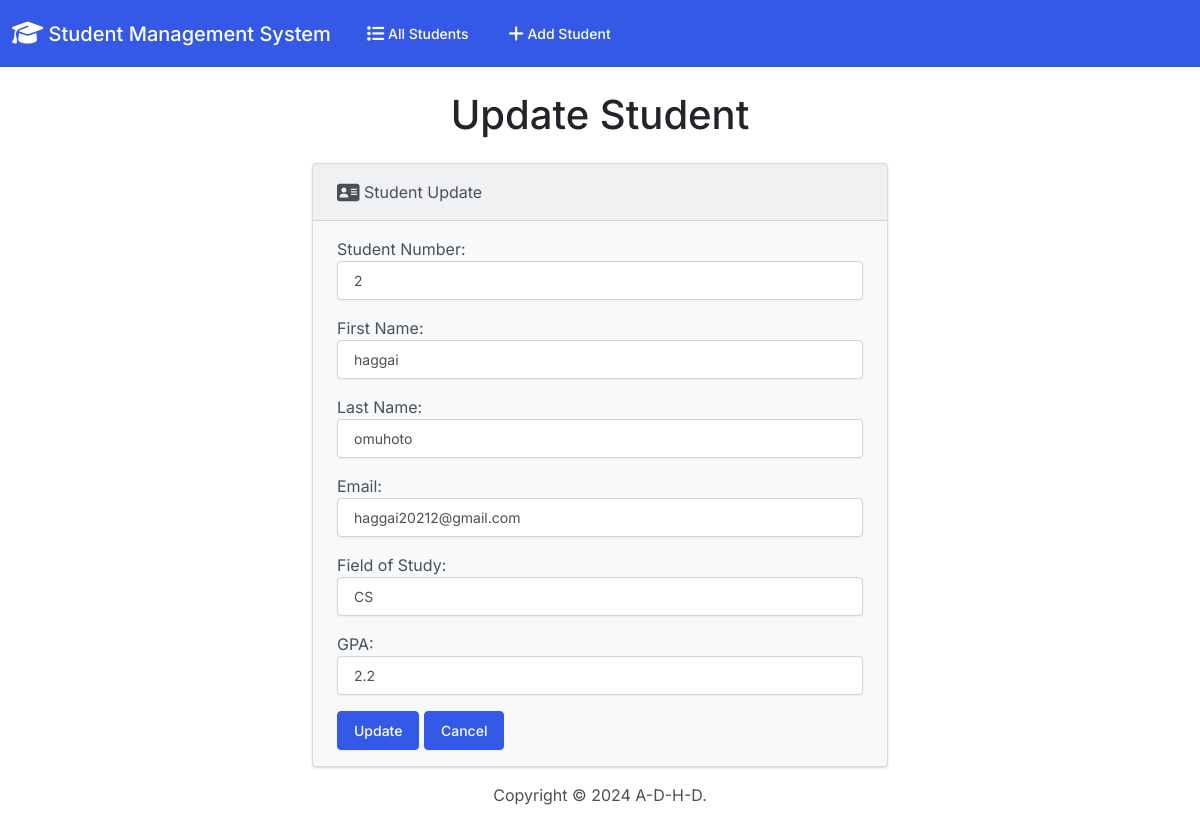
/edit/2/, run on an earlier commit of the app's database.
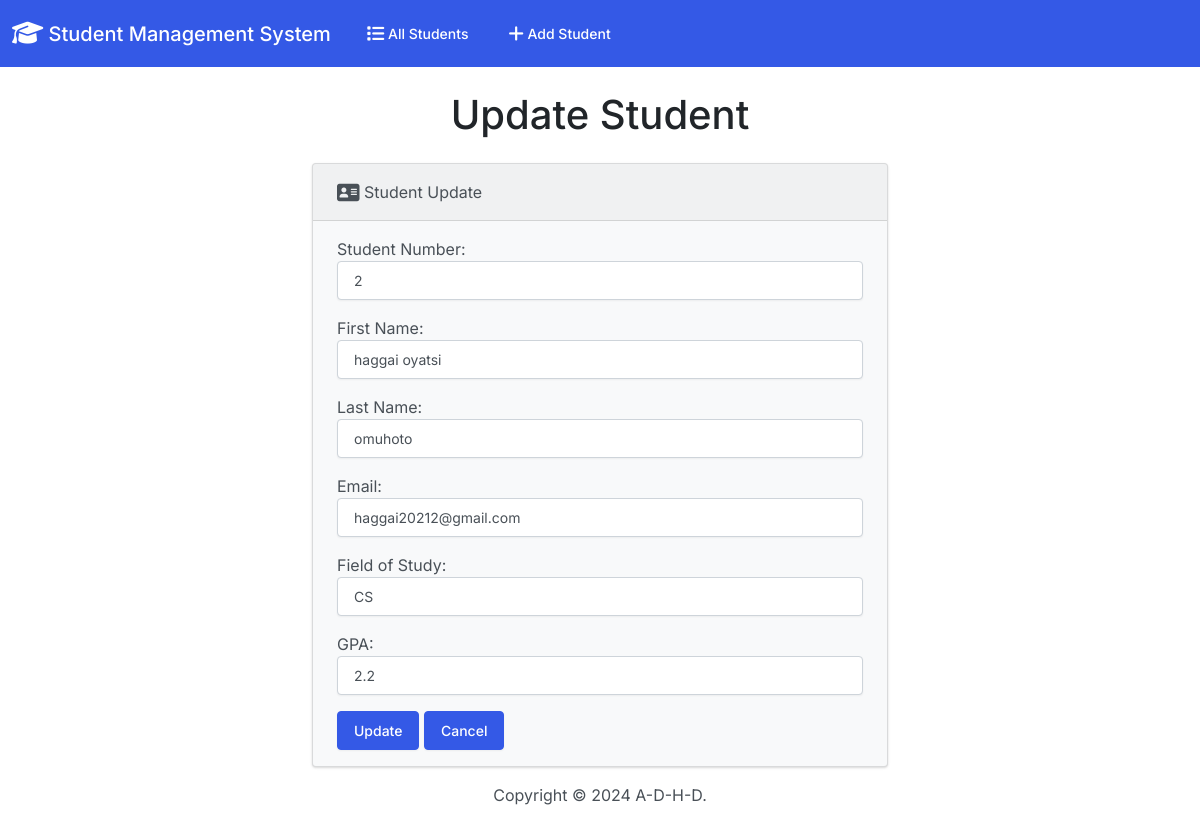
And on a later commit of the database.
### students/models.py (models this page shows, shortened)
class Student(models.Model):
    student_number = models.IntegerField()
    first_name = models.CharField(max_length = 100)
    last_name =  models.CharField(max_length = 100)
    email = models.EmailField(max_length = 40)
    field_of_study = models.CharField(max_length = 50)
    gpa = models.FloatField()

### students/views.py (the view)
# urls.py: path('edit/<int:id>/', views.edit, name = 'edit'),
def edit(request, id):
    if request.method == 'POST':
        student = Student.objects.get(pk=id)
        form = StudentForm(request.POST, instance=student)
        if form.is_valid():
            form.save()
            return render(request, 'students/edit.html', {
                'form': form,
                'success': True
            })
    else:
        student = Student.objects.get(pk=id)
        form = StudentForm(instance=student)
    return render(request, 'students/edit.html', {
        'form': form
    })

### students/forms.py
class StudentForm(forms.ModelForm):
    class Meta:
        model = Student
        fields = ['student_number', 'first_name', 'last_name', 'email', 'field_of_study', 'gpa']
        labels = {
            'student_number': 'Student Number',
            'first_name': 'First Name',
            'last_name': 'Last Name',
            'email': 'Email',
            'field_of_study': 'Field of Study',
            'gpa': 'GPA'
        }
        widgets = {
            'student_number': forms.NumberInput(attrs={'class': 'form-control'}),
            'first_name': forms.TextInput(attrs={'class': 'form-control'}),
            'last_name': forms.TextInput(attrs={'class': 'form-control'}),
            'email': forms.EmailInput(attrs={'class': 'form-control'}),
            'field_of_study': forms.TextInput(attrs={'class': 'form-control'}),
            'gpa': forms.NumberInput(attrs={'class': 'form-control'}),
        }

### students/templates/students/edit.html (shortened to what this page needs)
{% extends 'students/base.html' %}
{% block body %}
<h1 class="text-center m-4">Update Student</h1>
{% if success %}
<div class="alert alert-success" role="alert">
    The new student updated successfully
    <a href="{% url 'index' %}" class="alert-link">Go to Home Page</a>
</div>
{% else %}
<div class="row justify-content-center">
    <div class="col-6">
        <div class="card bg-light mb-3">
            <div class="card-header">
                <i class="fa-solid fa-address-card fa-lg"></i> Student Update
            </div>
            <div class="card-body">
                <form action="" method="post">
                    {{ form.as_p }}
                    <button type="submit" class="btn btn-primary">Update</button>
                    <a href="{% url 'index' %}" class="btn btn-primary">Cancel</a>
                </form>
            </div>
        </div>
    </div>
</div>
{% endif %}
{% endblock %}

What changed in the data, as far as the page shows it:
changed Student "omuhoto": first_name "haggai" → "haggai oyatsi"
